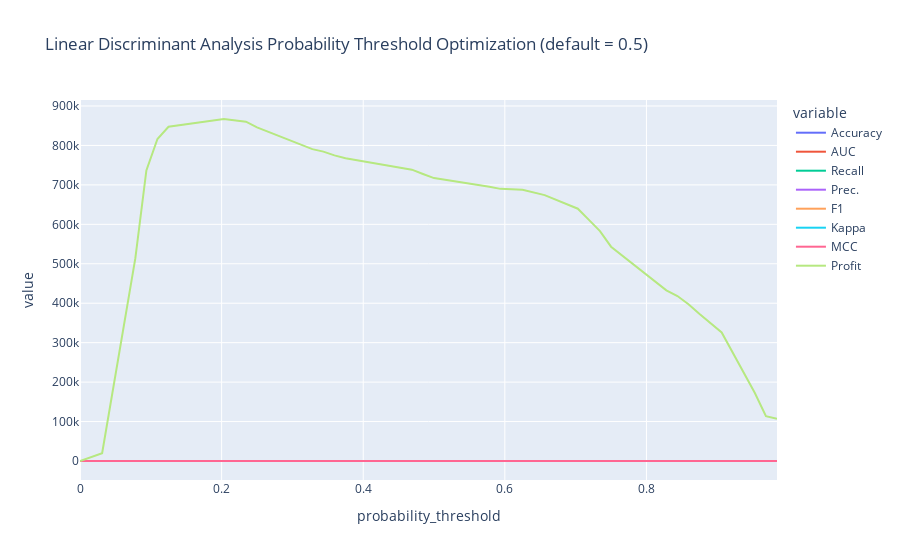

The code cell stored with this chart in its notebook:
### Markdown cell above
# Threshold Optimization based on Profit

### Code cell
optimize_threshold(best, optimize = 'Profit')
